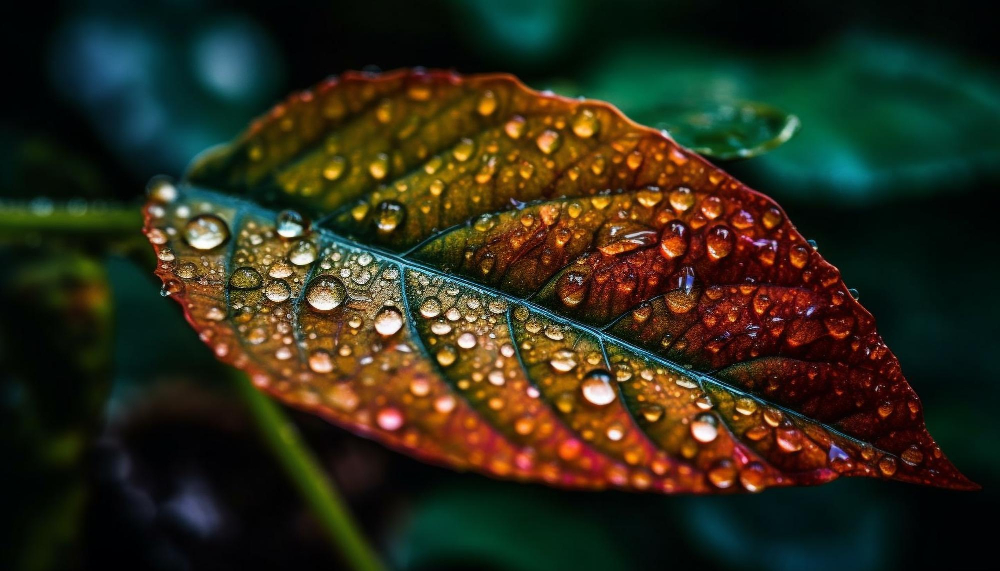
#> input picture Sem V/CV Lab/Lab 02/image.jpg, 1000 x 571 px
$ python Q3.py
#> lines starting #> are read from the running program, lines starting #| are printed output that depends on the picture
#> in main, image is the input picture: shape (571, 1000, 3); mean B, G, R 26.1, 43.7, 46
import cv2
def resize_image(image, width, height):
#> called with width = 300, height = 200
    resized_image = cv2.resize(image, (width, height))
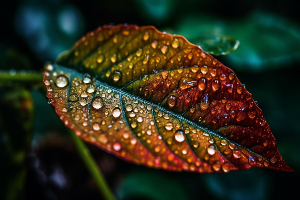
#> resized_image: shape (200, 300, 3); mean B, G, R 25.9, 43.6, 45.9
    return resized_image
def crop_image(image, x, y, width, height):
#> called with x = 50, y = 50, width = 200, height = 150
    cropped_image = image[y:y + height, x:x + width]
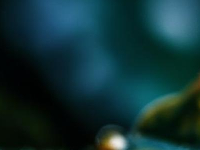
#> cropped_image: shape (150, 200, 3); mean B, G, R 53.3, 49.7, 15.5
    return cropped_image
def main(input_image_path, output_resize_path, output_crop_path):
    image = cv2.imread(input_image_path)
    if image is None:
        print(f"Error: Unable to load image at path {input_image_path}")
        return

    new_width = 300
    new_height = 200
    resized_image = resize_image(image, new_width, new_height)

    crop_x = 50
    crop_y = 50
    crop_width = 200
    crop_height = 150
    cropped_image = crop_image(image, crop_x, crop_y, crop_width, crop_height)
    cv2.imshow(output_crop_path, cropped_image)
    cv2.imshow(output_resize_path, resized_image)
    cv2.waitKey(0)

if __name__ == "__main__":
    input_image_path = 'image.jpg'
    output_resize_path = 'resized_image.png'
    output_crop_path = 'cropped_image.png'
    main(input_image_path, output_resize_path, output_crop_path)
